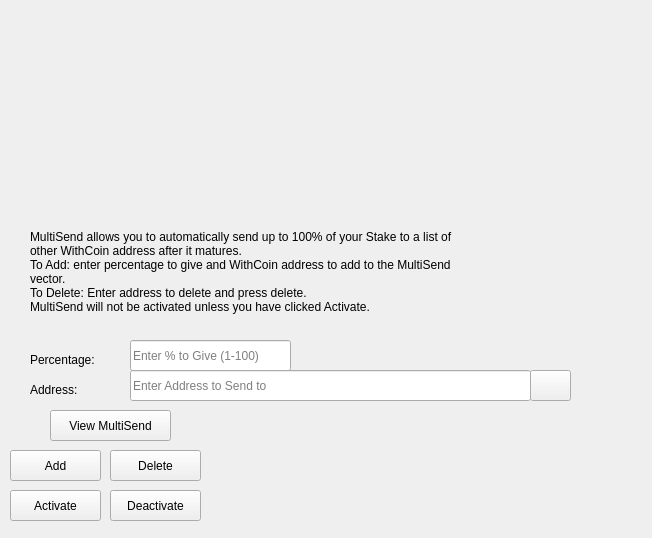
<?xml version="1.0" encoding="UTF-8"?>
<ui version="4.0">
 <class>StakeForCharityDialog</class>
 <widget class="QWidget" name="StakeForCharityDialog">
  <property name="windowModality">
   <enum>Qt::NonModal</enum>
  </property>
  <property name="geometry">
   <rect>
    <x>0</x>
    <y>0</y>
    <width>652</width>
    <height>538</height>
   </rect>
  </property>
  <property name="windowTitle">
   <string>Stake For Charity</string>
  </property>
  <widget class="QLineEdit" name="charityPercentEdit">
   <property name="geometry">
    <rect>
     <x>130</x>
     <y>340</y>
     <width>161</width>
     <height>31</height>
    </rect>
   </property>
   <property name="toolTip">
    <string>Enter whole numbers 1 - 100</string>
   </property>
   <property name="placeholderText">
    <string>Enter % to Give (1-100)</string>
   </property>
  </widget>
  <widget class="QLineEdit" name="charityAddressEdit">
   <property name="geometry">
    <rect>
     <x>130</x>
     <y>370</y>
     <width>401</width>
     <height>31</height>
    </rect>
   </property>
   <property name="toolTip">
    <string/>
   </property>
   <property name="placeholderText">
    <string>Enter Address to Send to</string>
   </property>
  </widget>
  <widget class="QLabel" name="label_12">
   <property name="geometry">
    <rect>
     <x>30</x>
     <y>230</y>
     <width>451</width>
     <height>121</height>
    </rect>
   </property>
   <property name="lineWidth">
    <number>1</number>
   </property>
   <property name="text">
    <string>MultiSend allows you to automatically send up to 100% of your Stake to a list of other WithCoin address after it matures.
To Add: enter percentage to give and WithCoin address to add to the MultiSend vector. 
To Delete: Enter address to delete and press delete.
MultiSend will not be activated unless you have clicked Activate.</string>
   </property>
   <property name="alignment">
    <set>Qt::AlignLeading|Qt::AlignLeft|Qt::AlignTop</set>
   </property>
   <property name="wordWrap">
    <bool>true</bool>
   </property>
  </widget>
  <widget class="QLabel" name="message">
   <property name="geometry">
    <rect>
     <x>210</x>
     <y>430</y>
     <width>381</width>
     <height>91</height>
    </rect>
   </property>
   <property name="text">
    <string/>
   </property>
  </widget>
  <widget class="QPushButton" name="addButton">
   <property name="geometry">
    <rect>
     <x>10</x>
     <y>450</y>
     <width>91</width>
     <height>31</height>
    </rect>
   </property>
   <property name="toolTip">
    <string/>
   </property>
   <property name="statusTip">
    <string>Add to MultiSend Vector</string>
   </property>
   <property name="text">
    <string>Add</string>
   </property>
  </widget>
  <widget class="QPushButton" name="disableButton">
   <property name="geometry">
    <rect>
     <x>110</x>
     <y>490</y>
     <width>91</width>
     <height>31</height>
    </rect>
   </property>
   <property name="statusTip">
    <string>Deactivate MultiSend</string>
   </property>
   <property name="text">
    <string>Deactivate</string>
   </property>
  </widget>
  <widget class="QPushButton" name="addressBookButton">
   <property name="geometry">
    <rect>
     <x>530</x>
     <y>370</y>
     <width>41</width>
     <height>31</height>
    </rect>
   </property>
   <property name="toolTip">
    <string>Choose an address from the address book</string>
   </property>
   <property name="text">
    <string/>
   </property>
   <property name="icon">
    <iconset resource="../bitcoin.qrc">
     <normaloff>:/icons/address-book</normaloff>:/icons/address-book</iconset>
   </property>
   <property name="shortcut">
    <string>Alt+A</string>
   </property>
   <property name="autoDefault">
    <bool>false</bool>
   </property>
  </widget>
  <widget class="QLabel" name="label">
   <property name="geometry">
    <rect>
     <x>30</x>
     <y>350</y>
     <width>91</width>
     <height>20</height>
    </rect>
   </property>
   <property name="toolTip">
    <string>Percentage of stake to send</string>
   </property>
   <property name="text">
    <string>Percentage:</string>
   </property>
  </widget>
  <widget class="QLabel" name="label_5">
   <property name="geometry">
    <rect>
     <x>30</x>
     <y>380</y>
     <width>91</width>
     <height>20</height>
    </rect>
   </property>
   <property name="toolTip">
    <string>Address to send portion of stake to</string>
   </property>
   <property name="text">
    <string>Address:</string>
   </property>
  </widget>
  <widget class="QPushButton" name="deleteButton">
   <property name="geometry">
    <rect>
     <x>110</x>
     <y>450</y>
     <width>91</width>
     <height>31</height>
    </rect>
   </property>
   <property name="toolTip">
    <string/>
   </property>
   <property name="statusTip">
    <string>Delete Address From MultiSend Vector</string>
   </property>
   <property name="text">
    <string>Delete</string>
   </property>
  </widget>
  <widget class="QPushButton" name="activateButton">
   <property name="geometry">
    <rect>
     <x>10</x>
     <y>490</y>
     <width>91</width>
     <height>31</height>
    </rect>
   </property>
   <property name="statusTip">
    <string>Activate MultiSend</string>
   </property>
   <property name="text">
    <string>Activate</string>
   </property>
  </widget>
  <widget class="QPushButton" name="viewButton">
   <property name="geometry">
    <rect>
     <x>50</x>
     <y>410</y>
     <width>121</width>
     <height>31</height>
    </rect>
   </property>
   <property name="toolTip">
    <string/>
   </property>
   <property name="statusTip">
    <string>View MultiSend Vector</string>
   </property>
   <property name="text">
    <string>View MultiSend</string>
   </property>
  </widget>
  <widget class="QLabel" name="imagelabel">
   <property name="geometry">
    <rect>
     <x>160</x>
     <y>10</y>
     <width>231</width>
     <height>211</height>
    </rect>
   </property>
   <property name="styleSheet">
    <string notr="true">image: url(:/icons/circuit);</string>
   </property>
   <property name="text">
    <string/>
   </property>
  </widget>
 </widget>
 <resources>
  <include location="../bitcoin.qrc"/>
 </resources>
 <connections/>
</ui>
